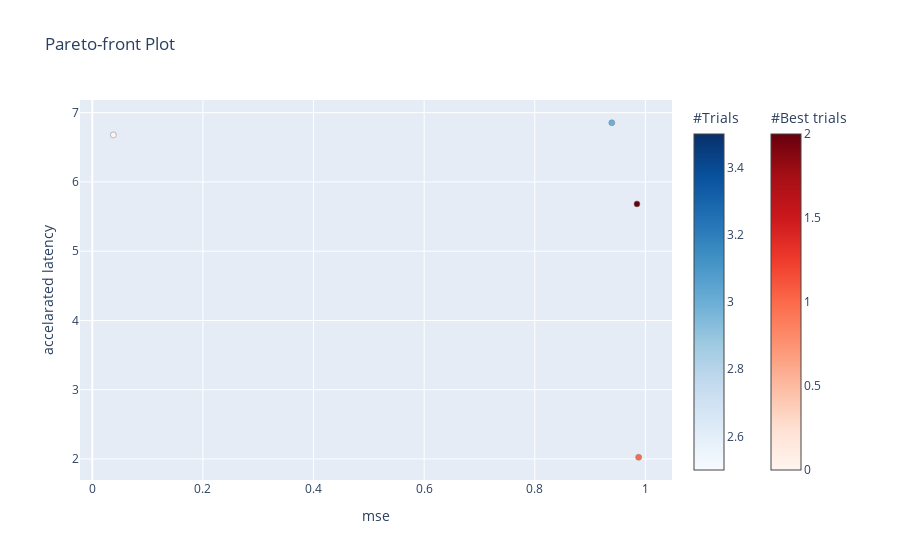

Notebook code for this chart:
### Markdown cell above
## visualization

### Code cell
import optuna
optuna.visualization.plot_pareto_front(forecaster.tune_trainer.hposearcher.study, target_names=["mse", "accelarated latency"])

### Figure 1 — Plotly figure (JSON) as saved in the notebook; plotly's stock layout.template omitted (floating-point values rounded to 4 significant figures)
{"data": [{"hovertemplate": "%{text}<extra>Trial</extra>", "marker": {"color": [3], "colorbar": {"title": {"text": "#Trials"}}, "colorscale": [[0, "rgb(247,251,255)"], [0.125, "rgb(222,235,247)"], [0.25, "rgb(198,219,239)"], [0.375, "rgb(158,202,225)"], [0.5, "rgb(107,174,214)"], [0.625, "rgb(66,146,198)"], [0.75, "rgb(33,113,181)"], [0.875, "rgb(8,81,156)"], [1, "rgb(8,48,107)"]], "line": {"color": "Grey", "width": 0.5}}, "mode": "markers", "showlegend": false, "text": ["{<br>  \"number\": 3,<br>  \"values\": [<br>    0.9392468333244324,<br>    6.854513113315289<br>  ],<br>  \"params\": {<br>    \"kernel_size\\u2581choice\": 1,<br>    \"num_channels\\u2581choice\": 1<br>  }<br>}"], "type": "scatter", "x": [0.9392], "y": [6.855]}, {"hovertemplate": "%{text}<extra>Best Trial</extra>", "marker": {"color": [0, 1, 2], "colorbar": {"title": {"text": "#Best trials"}, "x": 1.1, "xpad": 40}, "colorscale": [[0, "rgb(255,245,240)"], [0.125, "rgb(254,224,210)"], [0.25, "rgb(252,187,161)"], [0.375, "rgb(252,146,114)"], [0.5, "rgb(251,106,74)"], [0.625, "rgb(239,59,44)"], [0.75, "rgb(203,24,29)"], [0.875, "rgb(165,15,21)"], [1, "rgb(103,0,13)"]], "line": {"color": "Grey", "width": 0.5}}, "mode": "markers", "showlegend": false, "text": ["{<br>  \"number\": 0,<br>  \"values\": [<br>    0.03800882026553154,<br>    6.678939324158889<br>  ],<br>  \"params\": {<br>    \"kernel_size\\u2581choice\": 1,<br>    \"num_channels\\u2581choice\": 1<br>  }<br>}", "{<br>  \"number\": 1,<br>  \"values\": [<br>    0.9877933859825134,<br>    2.024690765600938<br>  ],<br>  \"params\": {<br>    \"kernel_size\\u2581choice\": 1,<br>    \"num_channels\\u2581choice\": 0<br>  }<br>}", "{<br>  \"number\": 2,<br>  \"values\": [<br>    0.9847307205200195,<br>    5.682867380288931<br>  ],<br>  \"params\": {<br>    \"kernel_size\\u2581choice\": 0,<br>    \"num_channels\\u2581choice\": 1<br>  }<br>}"], "type": "scatter", "x": [0.03801, 0.9878, 0.9847], "y": [6.679, 2.025, 5.683]}], "layout": {"title": {"text": "Pareto-front Plot"}, "xaxis": {"title": {"text": "mse"}}, "yaxis": {"title": {"text": "accelarated latency"}}}}
